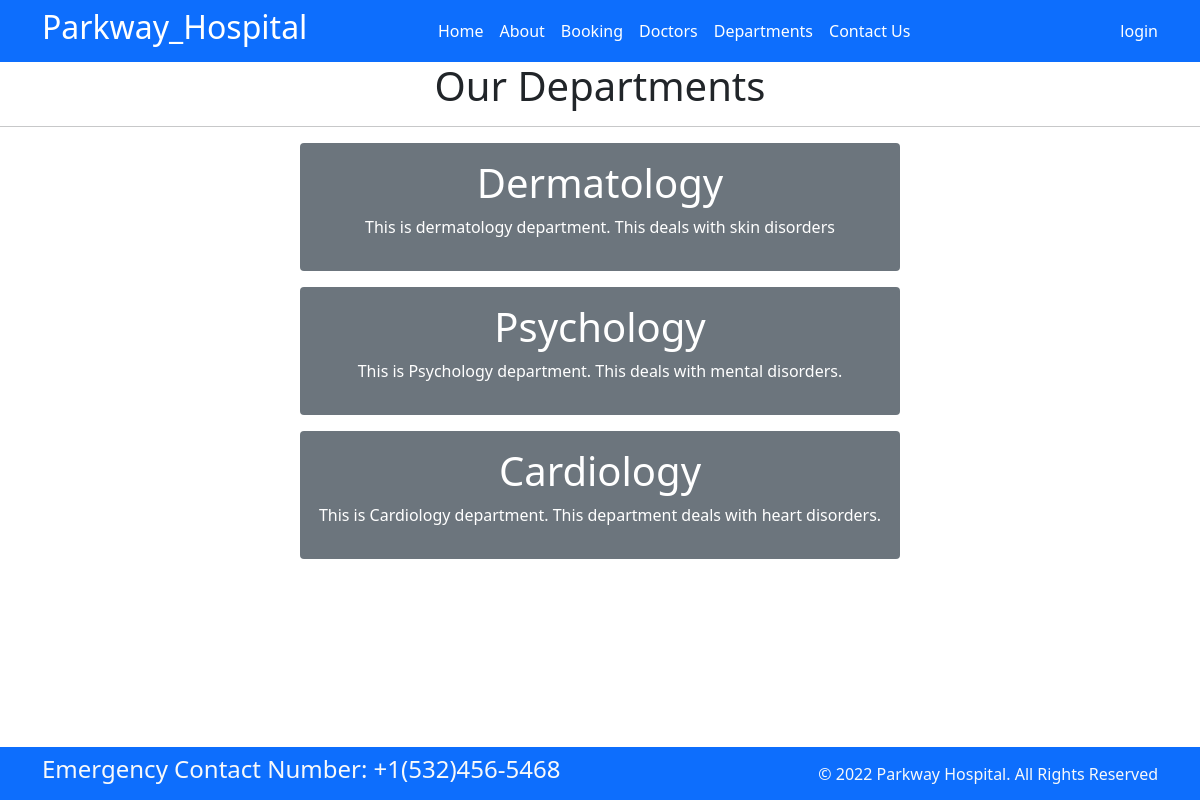
The app's page /departments/, older data.
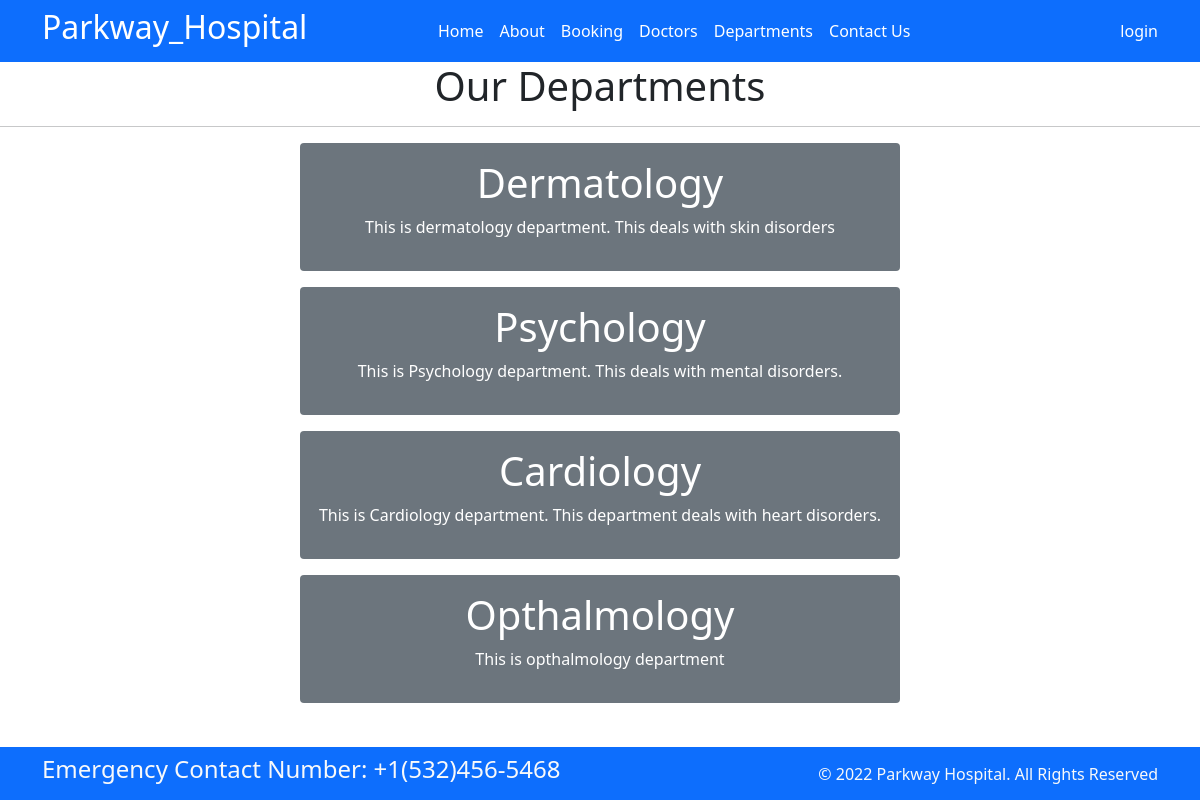
The same page, newer data.
### home/models.py (models this page shows, shortened)
class Departments(models.Model):
    dep_name=models.CharField(max_length=100)
    dep_description=models.TextField()

### home/views.py (the view)
# urls.py: path('departments/',views.departments,name='departments'),
def departments(request):
    dict_dept={
        'dept': Departments.objects.all()         #pull all objects from class dept
    }
    return render(request,'departments.html',dict_dept)

### templates/departments.html
{% extends 'index.html' %}
{% block content %}
<div class="text-center">
<h1>Our Departments</h1>
</div>
<hr>
{% for d in dept %}
<div class="mx-auto w-50 bg-secondary text-center text-white p-3 my-3 border-warning rounded">
    <h1>{{d.dep_name}}</h1>
    <p>{{d.dep_description}}</p>
</div>
{% endfor %}
{% endblock %}

Row changes from the older to the newer data that the page shows:
added Departments: dep_name "Opthalmology", dep_description "This is opthalmology department"
